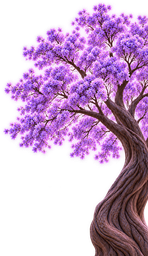
#> input picture tools/tree-assets/in/full_bloom.png, 148 x 256 px, shrunk from 955 x 1647 before the run; the run also reads 1 picture not shown here
$ python build_stages.py
#> lines starting #> are read from the running program, lines starting #| are printed output that depends on the picture; after the words box and inside, x2 and y2 are one past the last pixel; in counts of white or black regions, pixels touching at a corner belong together
### tools/tree-assets/clean.py
"""Load, clean and locate anchors in the generated tree layers."""
import numpy as np
from PIL import Image
from scipy import ndimage

FAINT_ALPHA = 16    # alpha at or below this is generation noise
MIN_SPECK = 50      # opaque islands smaller than this (px) are strays


def load(path):
    return np.array(Image.open(path).convert("RGBA"))


def clean(a):
    """Drop faint alpha, small stray islands and the near-white edge fringe."""
    a = a.copy()
    al = a[..., 3]
    al[al <= FAINT_ALPHA] = 0
    lab, n = ndimage.label(al > 0)
    if n:
        sizes = ndimage.sum(al > 0, lab, range(1, n + 1))
        small = np.isin(lab, np.nonzero(sizes < MIN_SPECK)[0] + 1)
        al[small] = 0
    rgb = a[..., :3].astype(int)
    fringe = (al > 0) & (al < 200) & (rgb.min(axis=2) > 220)
    al[fringe] = 0
    a[al == 0, :3] = 0
    return a


def main_component(a):
    lab, n = ndimage.label(a[..., 3] > 40)
    sizes = ndimage.sum(lab > 0, lab, range(1, n + 1))
    return lab == (np.argmax(sizes) + 1)


def trunk_base(a):
    """Centre of the lowest rows of the trunk: (x, y)."""
    ys, xs = np.nonzero(main_component(a))
    low = ys.max()
    return float(xs[ys >= low - 6].mean()), float(low)


# [16 lines left out: functions root_origin, shift, not called in this run]

### tools/tree-assets/growth.py
"""Travel-time maps: how far each pixel is from the base along the wood."""
import numpy as np
from scipy import ndimage
from scipy.sparse import coo_matrix
from scipy.sparse.csgraph import dijkstra


def travel_time(mask, start):
    """Geodesic distance from `start` (x, y) through `mask`, normalised 0..1.

    Pixels the walk can't reach (detached twig tips) get 1.0 so they appear last.
    """
    # Close small gaps so thin twigs stay connected to their branch.
    walk = ndimage.binary_closing(mask, iterations=3) | mask
    h, w = walk.shape
    idx = -np.ones((h, w), dtype=np.int64)
    ys, xs = np.nonzero(walk)
    idx[ys, xs] = np.arange(len(ys))
    rows, cols, wts = [], [], []
    for dy, dx, cost in [(0, 1, 1.0), (1, 0, 1.0), (1, 1, 1.414), (1, -1, 1.414)]:
        y2, x2 = ys + dy, xs + dx
        ok = (y2 < h) & (x2 >= 0) & (x2 < w)
        ok[ok] &= idx[y2[ok], x2[ok]] >= 0
        rows.append(idx[ys[ok], xs[ok]])
        cols.append(idx[y2[ok], x2[ok]])
        wts.append(np.full(ok.sum(), cost))
    n = len(ys)
    g = coo_matrix((np.concatenate(wts), (np.concatenate(rows), np.concatenate(cols))), shape=(n, n))
    sx, sy = int(round(start[0])), int(round(start[1]))
    # Snap the start onto the nearest walkable pixel.
    d0 = (xs - sx) ** 2 + (ys - sy) ** 2
    src = int(np.argmin(d0))
    dist = dijkstra(g, directed=False, indices=src)
    out = np.ones((h, w), dtype=np.float32)
    finite = np.isfinite(dist)
    if finite.any():
        out[ys[finite], xs[finite]] = dist[finite] / dist[finite].max()
    out[~mask] = 1.0
    return out, float(finite.mean())


def encode(t):
    """0..1 float map → 8-bit greyscale (0 = first to appear)."""
    return np.clip(t * 255 + 0.5, 0, 255).astype(np.uint8)

### tools/tree-assets/build_stages.py
"""Staged jacaranda growth: in/*.png → out/stages/ (art, maps, stages.json).

Each stage is registered onto the full_bloom canvas by its trunk base, then gets
one RGBA map:
  R  growth time along the tree from the trunk base (0 = first)
  G  wood: distance from the branch centre line (0 = centre, 250 = bark edge);
     255 marks a blossom/other pixel, which opens on B instead
  B  blossom time: growth time + a short lag
  A  always 255 (browsers drop RGB under zero alpha)

Run:  python tools/tree-assets/build_stages.py
"""
import json
import os
import sys

import numpy as np
from PIL import Image
from scipy import ndimage
from skimage.morphology import medial_axis

from clean import clean, trunk_base
from growth import encode, travel_time

HERE = os.path.dirname(os.path.abspath(__file__))
SRC = os.path.join(HERE, "in")
OUT = os.path.join(HERE, "out", "stages")

# Order = growth order. `wood_only` stages have no blossoms to gate.
STAGES = [
    ("young_tree", "young_tree.png"),
    ("young_buds", "young_tree_2.png"),
    ("young_bloom", "young_blue.png"),
    ("mature_wood", "mature_bare_tree.png", True),
    ("mature_bloom", "full_bloom.png"),
]
REFERENCE = "full_bloom.png"
GOLD = "gold_bloom.png"
BLOOM_LAG = 0.06      # blossoms trail the wood front by this much (0..1 of growth)
BLOOM_SPREAD = 0.0004  # extra delay per px of distance from the nearest wood


def load_keyed(path):
    a = np.array(Image.open(path).convert("RGBA"))
    # Generated art sometimes ships on opaque white: key it out.
    white = (a[..., :3].min(axis=2) > 246) & (a[..., 3] > 0)
    a[white, 3] = 0
    return clean(a)


def register(a, size, base_ref):
    """Scale to the reference height, then move the trunk base onto the reference's."""
    w, h = size
    if a.shape[0] != h:
        s = h / a.shape[0]
        a = np.array(Image.fromarray(a).resize((round(a.shape[1] * s), h), Image.LANCZOS))
    bx, by = trunk_base(a)
    dx, dy = base_ref[0] - bx, base_ref[1] - by
    out = np.zeros((h, w, 4), dtype=np.uint8)
    dx, dy = int(round(dx)), int(round(dy))
    sh, sw = a.shape[:2]
    x0, y0 = max(0, dx), max(0, dy)
    x1, y1 = min(w, sw + dx), min(h, sh + dy)
    out[y0:y1, x0:x1] = a[y0 - dy:y1 - dy, x0 - dx:x1 - dx]
    return out, (dx, dy)


def classify(a):
    """Wood = brown bark; everything else opaque is blossom, bud or leaf."""
    r, g, b = (a[..., i].astype(int) for i in range(3))
    solid = a[..., 3] > 40
    purple = (b > g + 18) & (b > 130) & (b > r - 30)  # bright violet, not mauve bark
    return solid & ~purple, solid


def maps(a, base, all_wood=False):
    wood, solid = classify(a)
    if all_wood:
        wood = solid
    # Keep only wood connected to the trunk; detached bits open with the blossoms.
    lab, n = ndimage.label(ndimage.binary_closing(wood, iterations=2) & wood)
    if n:
        keep = lab[int(min(base[1], a.shape[0] - 1)), :]
        ids = set(keep[keep > 0].tolist()) or {int(np.argmax(ndimage.sum(wood, lab, range(1, n + 1)))) + 1}
        wood = np.isin(lab, list(ids))
    # One clock for wood and blossoms: the path through the whole tree from
    # the base. A blossom opens a little after the path reaches it, and the
    # twig it hangs from is always on that path, so it is already visible.
    grow, reach = travel_time(solid, base)

    # Edge = how far out from the centre line, relative to that branch's own
    # radius (taken from the nearest point on the medial axis).
    # Bark grooves read as holes; fill and smooth so the trunk has one centre line.
    body = ndimage.binary_fill_holes(ndimage.binary_closing(wood, iterations=4)) | wood
    body = ndimage.binary_opening(body, iterations=2) | wood
    skel, radius = medial_axis(body, return_distance=True)
    inside = ndimage.distance_transform_edt(body)
    _, (iy, ix) = ndimage.distance_transform_edt(~skel, return_indices=True)
    local = np.maximum(radius[iy, ix], inside)
    edge = np.where(wood, 1 - inside / np.maximum(local, 1), 1)
    edge[wood & (local < 5)] = 0  # twigs are already slim: show at full width

    dist = ndimage.distance_transform_edt(~wood)
    bloom = np.clip(grow + BLOOM_LAG + dist * BLOOM_SPREAD, 0, 1)
    bloom[wood] = grow[wood]

    m = np.zeros(a.shape, dtype=np.uint8)
    m[..., 0] = encode(grow)
    m[..., 1] = np.where(wood, np.minimum(encode(edge), 250), 255)
    m[..., 2] = encode(bloom)
    m[..., 3] = 255
    return m, reach


def save(arr, name, lossless=False):
    Image.fromarray(arr).save(os.path.join(OUT, name), "WEBP", quality=88, lossless=lossless, method=6, exact=lossless)


def main():
    os.makedirs(OUT, exist_ok=True)
    ref = load_keyed(os.path.join(SRC, REFERENCE))
#> in load_keyed, a is the input picture: shape (256, 148, 4); mean R, G, B, A 108.1, 73, 111.7, 142.3
#> in load_keyed, `white = (a[..., :3].min(axis=2) > 246) & (a[..., 3] > 0)`: white: shape (256, 148) bool; 1.7% white in thin lines or dots, all inside (x1, y1, x2, y2) = (0, 0, 148, 220)
#> in load_keyed, `a[white, 3] = 0`: a: shape (256, 148, 4); 1.65% of pixels changed, all inside (x1, y1, x2, y2) = (0, 0, 148, 220)
#> in clean, `al[al <= FAINT_ALPHA] = 0`: al: shape (256, 148); min 0, max 255, mean 142
#> in clean, `lab, n = ndimage.label(al > 0)`: lab: shape (256, 148) int32; values 0 (black) and 1 (white), 59.4% white; 12 black regions (10 under 20 px), largest, box (x1, y1, x2, y2) and area: (0, 0, 148, 256) 15329, (144, 202, 148, 225) 59
#> in clean, `lab, n = ndimage.label(al > 0)`: n = 1
#> in clean, `sizes = ndimage.sum(al > 0, lab, range(1, n + 1))`: sizes = [22489]
#> in clean, `small = np.isin(lab, np.nonzero(sizes < MIN_SPECK)[0] + 1)`: small: shape (256, 148) bool; every value is 0
#> in clean, `fringe = (al > 0) & (al < 200) & (rgb.min(axis=2) > 220)`: fringe: shape (256, 148) bool; 0.45% white in thin lines or dots, all inside (x1, y1, x2, y2) = (6, 2, 146, 162)
#> in clean, `al[fringe] = 0`: al: shape (256, 148); min 0, max 255, mean 141.3
#> in clean, `a[al == 0, :3] = 0`: a: shape (256, 148, 4); mean R, G, B, A 96.4, 63.3, 99.7, 141.3
    h, w = ref.shape[:2]
#> h = 256; w = 148
    base = trunk_base(ref)
#> in main_component, `lab, n = ndimage.label(a[..., 3] > 40)`:
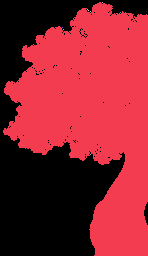
#> lab: shape (256, 148) int32; 11 distinct labels, from 0 to 10; one colour per label, 0 black
#> in main_component, `lab, n = ndimage.label(a[..., 3] > 40)`: n = 10
#> in main_component, `sizes = ndimage.sum(lab > 0, lab, range(1, n + 1))`: sizes = [21872, 1, 1, 1, 1, 1, 1, 1, 1, 1]
#> in main_component, `return lab == (np.argmax(sizes) + 1)`:
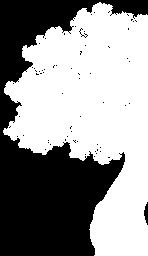
#> returned value: shape (256, 148) bool; 57.7% white; 65 black regions (63 under 20 px), largest, box (x1, y1, x2, y2) and area: (0, 0, 148, 256) 15845, (144, 202, 148, 225) 62
#> in trunk_base, `low = ys.max()`: low = 255
#> base = (120.9, 255)
    meta = {"size": [w, h], "base": base, "stages": []}
#> meta = {'size': [148, 256], 'base': (120.9, 255), 'stages': []}

    for name, file, *flag in STAGES:
        a, moved = register(load_keyed(os.path.join(SRC, file)), (w, h), base)
#> call 2 of load_keyed, with path = 'tools/tree-assets/in/young_tree.png'
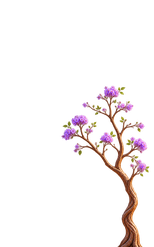
#> input picture tools/tree-assets/in/young_tree.png, 154 x 247 px, shrunk from 989 x 1590 before the run
#> in load_keyed, a is the input picture: shape (247, 154, 4); mean R, G, B, A 20.3, 12.5, 11.5, 17.7
#> in load_keyed (call 2), `white = (a[..., :3].min(axis=2) > 246) & (a[..., 3] > 0)`: white: shape (247, 154) bool; 0.24% white in thin lines or dots, all inside (x1, y1, x2, y2) = (61, 83, 150, 243)
#> in load_keyed (call 2), `a[white, 3] = 0`: a: shape (247, 154, 4); 0.24% of pixels changed, all inside (x1, y1, x2, y2) = (61, 83, 150, 243)
#> in clean (call 2), `al[al <= FAINT_ALPHA] = 0`: al: shape (247, 154); min 0, max 255, mean 17.6
#> in clean (call 2), `lab, n = ndimage.label(al > 0)`: lab: shape (247, 154) int32; values 0 (black) and 1 (white), 9.4% white; 1 white region, box (x1, y1, x2, y2) and area: (61, 85, 150, 247) 3577
#> in clean (call 2), `small = np.isin(lab, np.nonzero(sizes < MIN_SPECK)[0] + 1)`: small: shape (247, 154) bool; every value is 0
#> in clean (call 2), `fringe = (al > 0) & (al < 200) & (rgb.min(axis=2) > 220)`: fringe: shape (247, 154) bool; 0.01% white in thin lines or dots, all inside (x1, y1, x2, y2) = (119, 93, 142, 139)
#> in clean (call 2), `al[fringe] = 0`: al: shape (247, 154); min 0, max 255, mean 17.6
#> in clean (call 2), `a[al == 0, :3] = 0`: a: shape (247, 154, 4); mean R, G, B, A 14.8, 9.2, 8.9, 17.6
#> in register, `w, h = size`: w = 148; h = 256
#> in register, `s = h / a.shape[0]`: s = 1.04
#> in main_component (call 2), `lab, n = ndimage.label(a[..., 3] > 40)`: lab: shape (256, 160) int32; values 0 (black) and 1 (white), 9% white; 1 white region, box (x1, y1, x2, y2) and area: (63, 89, 155, 256) 3705
#> in register, `bx, by = trunk_base(a)`: bx = 134.8; by = 255
#> in register, `dx, dy = base_ref[0] - bx, base_ref[1] - by`: dx = -13.91; dy = 0
#> in register, `dx, dy = int(round(dx)), int(round(dy))`: dx = -14
#> in register, `x0, y0 = max(0, dx), max(0, dy)`: x0 = 0
#> in register, `x1, y1 = min(w, sw + dx), min(h, sh + dy)`: x1 = 146; y1 = 256
        m, reach = maps(a, base, bool(flag))
#> in classify, `r, g, b = (a[..., i].astype(int) for i in range(3))`: r: shape (256, 148) int64; 218 distinct labels, from 0 to 255
#> in classify, `r, g, b = (a[..., i].astype(int) for i in range(3))`: g: shape (256, 148) int64; 224 distinct labels, from 0 to 255
#> in classify, `r, g, b = (a[..., i].astype(int) for i in range(3))`: b: shape (256, 148) int64; 256 distinct labels, from 0 to 255
#> in classify, `solid = a[..., 3] > 40`: solid: shape (256, 148) bool; 9.8% white; 1 white region, box (x1, y1, x2, y2) and area: (49, 89, 141, 256) 3705
#> in classify, `purple = (b > g + 18) & (b > 130) & (b > r - 30)`: purple: shape (256, 148) bool; 2.8% white; 50 white regions (37 under 20 px), largest, box (x1, y1, x2, y2) and area: (59, 117, 78, 131) 165, (92, 87, 110, 102) 157, (120, 141, 141, 160) 155
#> in maps, `wood, solid = classify(a)`: wood: shape (256, 148) bool; 7.5% white; 25 white regions (22 under 20 px), largest, box (x1, y1, x2, y2) and area: (58, 97, 141, 256) 2716, (108, 90, 116, 99) 44, (51, 126, 60, 134) 41
#> in maps, `lab, n = ndimage.label(ndimage.binary_closing(wood, iterations=2) & wo..`:
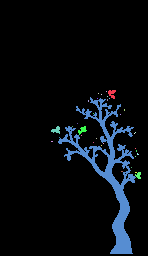
#> lab: shape (256, 148) int32; 35 distinct labels, from 0 to 34; one colour per label, 0 black
#> in maps, `lab, n = ndimage.label(ndimage.binary_closing(wood, iterations=2) & wo..`: n = 34
#> in maps, `keep = lab[int(min(base[1], a.shape[0] - 1)), :]`: keep = 148 values from 0 to 0
#> in maps, `ids = set(keep[keep > 0].tolist()) or {int(np.argmax(ndimage.sum(wood,..`: ids = 1 item
#> in maps, `wood = np.isin(lab, list(ids))`: wood: shape (256, 148) bool; 6.8% white; 1 white region, box (x1, y1, x2, y2) and area: (58, 97, 136, 254) 2589
#> in travel_time, `walk = ndimage.binary_closing(mask, iterations=3) | mask`: walk: shape (256, 148) bool; 11.7% white; 1 white region, box (x1, y1, x2, y2) and area: (49, 89, 141, 256) 4415
#> in travel_time, `ys, xs = np.nonzero(walk)`: ys = 4415 values from 89 to 255; xs = 4415 values, max 140 at index 3216, min 49 at index 1793, mean 104.3
#> in travel_time, `idx[ys, xs] = np.arange(len(ys))`:
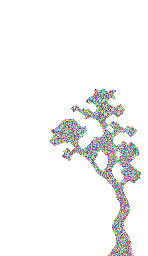
#> idx: shape (256, 148) int64; 4416 distinct labels, from -1 to 4414; one colour per label, 0 black, -1 white
#> after the loop in travel_time, `for dy, dx, cost in [(0, 1, 1.0), (1, 0, 1.0), (1, 1, 1.414), (1, -1, ..`: cols = 4 items
#> in travel_time, `n = len(ys)`: n = 4415
#> in travel_time, `sx, sy = int(round(start[0])), int(round(start[1]))`: sx = 121; sy = 255
#> in travel_time, `d0 = (xs - sx) ** 2 + (ys - sy) ** 2`: d0 = 4415 values, max 28232 at index 0, min 0 at index 4402, mean 12281.4
#> in travel_time, `src = int(np.argmin(d0))`: src = 4402
#> in travel_time, `dist = dijkstra(g, directed=False, indices=src)`: dist = 4415 values, max 176.8 at index 0, min 0 at index 4402, mean 109
#> in travel_time, `out = np.ones((h, w), dtype=np.float32)`: out: shape (256, 148) float32; every value is 1
#> in maps, `grow, reach = travel_time(solid, base)`: reach = 1
#> in maps, `body = ndimage.binary_fill_holes(ndimage.binary_closing(wood, iteratio..`: body: shape (256, 148) bool; 10% white; 1 white region, box (x1, y1, x2, y2) and area: (58, 97, 136, 254) 3788
#> in maps, `body = ndimage.binary_opening(body, iterations=2) | wood`: body: shape (256, 148) bool; 10% white; 1 white region, box (x1, y1, x2, y2) and area: (58, 97, 136, 254) 3782
#> in maps, `skel, radius = medial_axis(body, return_distance=True)`: skel: shape (256, 148) bool; 1.1% white in thin lines or dots, all inside (x1, y1, x2, y2) = (60, 97, 136, 254)
#> in maps, `_, (iy, ix) = ndimage.distance_transform_edt(~skel, return_indices=True)`: iy: shape (256, 148) int32; 157 distinct labels, from 97 to 253
#> in maps, `_, (iy, ix) = ndimage.distance_transform_edt(~skel, return_indices=True)`:
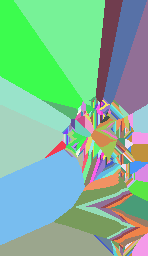
#> ix: shape (256, 148) int32; 76 distinct labels, from 60 to 135; one colour per label, 0 black
#> in maps, `local = np.maximum(radius[iy, ix], inside)`:
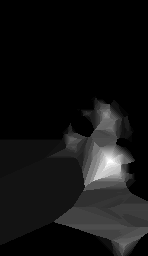
#> local: shape (256, 148) float64; min 1, max 17.49, mean 2.27; drawn with min black and max white
#> reach = 1
        save(a, f"{name}.webp")
        save(m, f"{name}-map.webp", lossless=True)
        meta["stages"].append({"name": name, "moved": moved, "reach": round(reach, 3)})
        print(f"{name:13s} moved {moved}  wood reached {reach:.0%}")
#| young_tree    moved (-14, 0)  wood reached 100%

    # Gold = what the finale adds over the plain bloom, timed from the trunk base up.
    gold_src, _ = register(load_keyed(os.path.join(SRC, GOLD)), (w, h), base)
    lum = lambda x: x[..., :3].astype(float) @ [0.3, 0.5, 0.2]
    r, g, b = (gold_src[..., i].astype(float) for i in range(3))
    warm = np.clip((r - b - 30) / 60, 0, 1) * np.clip((g - 110) / 60, 0, 1)
    gain = np.clip((lum(gold_src) - lum(ref) - 8) / 40, 0, 1) * warm
    gold = gold_src.copy()
    gold[..., 3] = (gain * 255).astype(np.uint8)
    ys = np.arange(h, dtype=np.float32)[:, None].repeat(w, 1)
    gold_t = np.clip((base[1] - ys) / base[1], 0, 1)
    gm = np.zeros_like(gold)
    gm[..., 0] = encode(gold_t)
    gm[..., 3] = 255
    save(gold, "gold.webp")
    save(gm, "gold-map.webp", lossless=True)

    with open(os.path.join(OUT, "stages.json"), "w") as f:
        json.dump(meta, f, indent=2)
    print("→", OUT)


if __name__ == "__main__":
    sys.exit(main())
#> (the program exits here)
